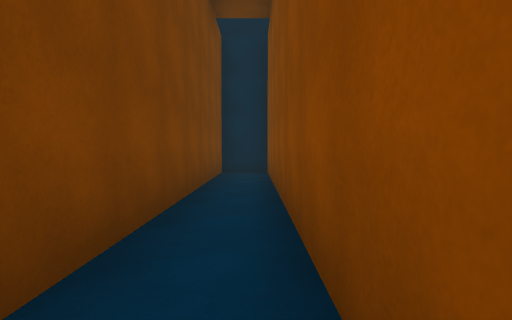
[1] (above)

12 first-person views from a walk through a Unity game level. The camera is 1.2 m above the floor, tilts 2° down and sees 80° across. The floor is counted in squares, 2 m on a side. Each view is taken from the middle of a square. On the plan, view 1 faces up. The plan holds only what a view shows up to about 9 squares ahead; the rest is blank. The place goes on beyond the plan. The player is left out. Some animated figures are not drawn. Surface patterns are stand-ins for the level's own textures.

[2]
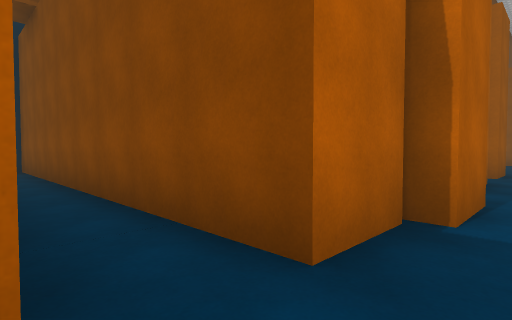

[3]
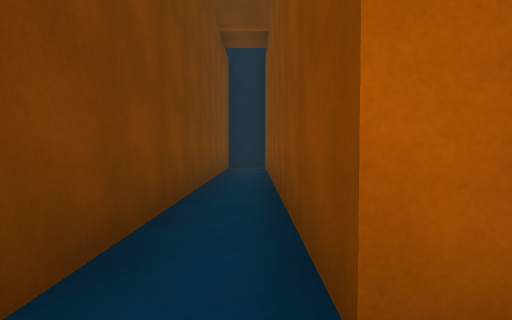

[4]
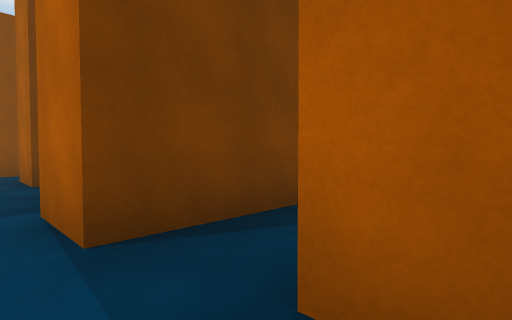

[5]
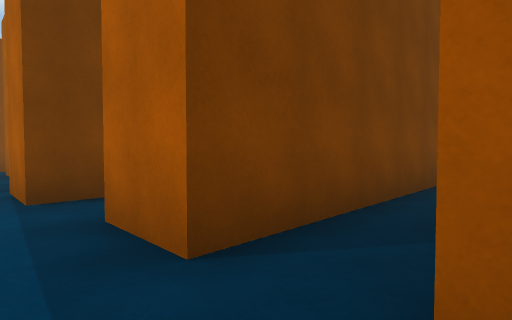

[6]
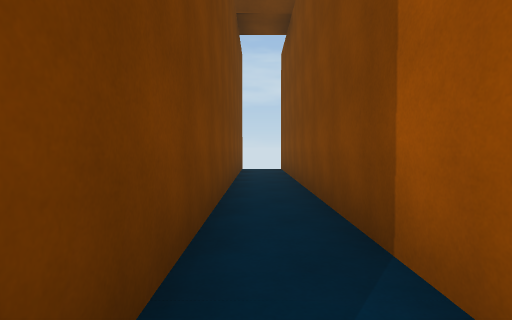

[7]
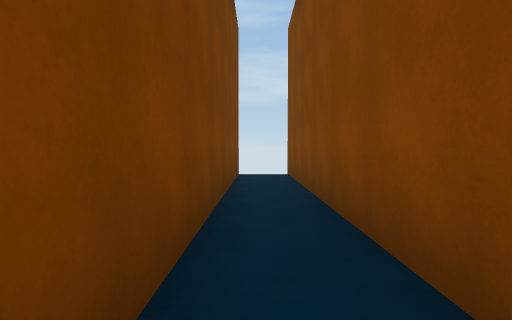

[8]
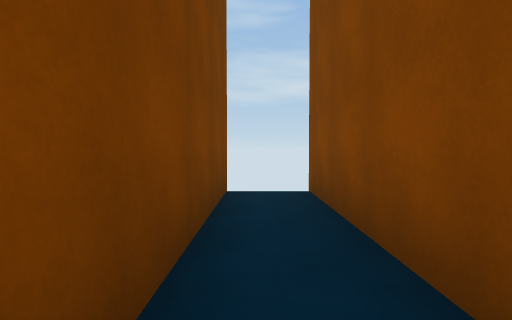

[9]
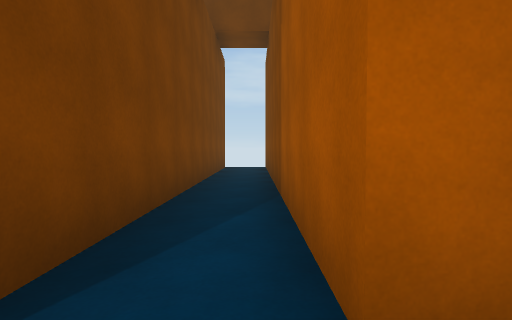

[10]
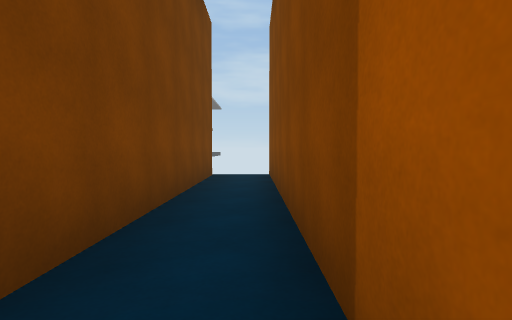

[11]
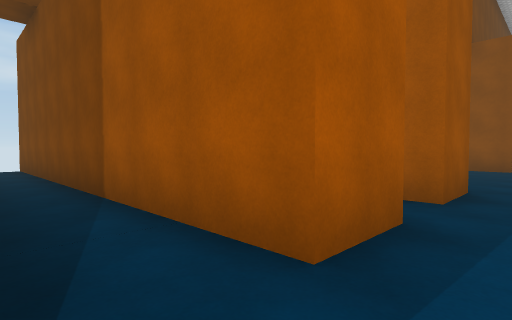

[12]
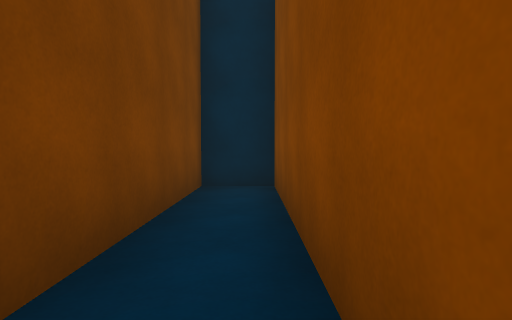

### Floor plan
Ten units are one square. View 1 is at (0, 0); x grows to the right and y downward. Boxes are objects, and circles mark ways between rooms. Rooms are numbered by the first view taken in them; rooms with no view inside come last. Other rooms are left out.
<svg viewBox="-27 -90 113 120">
<path fill="none" stroke="#000" d="M3 11 3 -80 -9 -80 -9 11 -22 11M17 14 17 11M81 11 68 11 68 -85M56 -84 56 11 43 11M43 11 43 -85M17 11 3 11M30 -81 30 14 17 14"/>
<circle cx="10" cy="20" r="3" fill="#2a7"/>
<circle cx="50" cy="20" r="3" fill="#2a7"/>
<text x="0" y="-10">1</text>
<text x="60" y="-20">2</text>
<text x="40" y="-20">3</text>
</svg>
Room 1 opens to room 3. Room 2 opens to room 3.

Where each view was taken, in squares from view 1:
view 1: 0 up, 0 right, facing up
view 2: 2 down, 1 left, facing up-right
view 3: 2 down, 0 right, facing up
view 4: 2 down, 5 right, facing up-left
view 5: 2 down, 7 right, facing up-left
view 6: 1 down, 6 right, facing up
view 7: 1 up, 6 right, facing up
view 8: 4 up, 6 right, facing up
view 9: 2 down, 4 right, facing up
view 10: 1 up, 4 right, facing up
view 11: 2 down, 3 right, facing up-right
view 12: 3 up, 0 right, facing up
